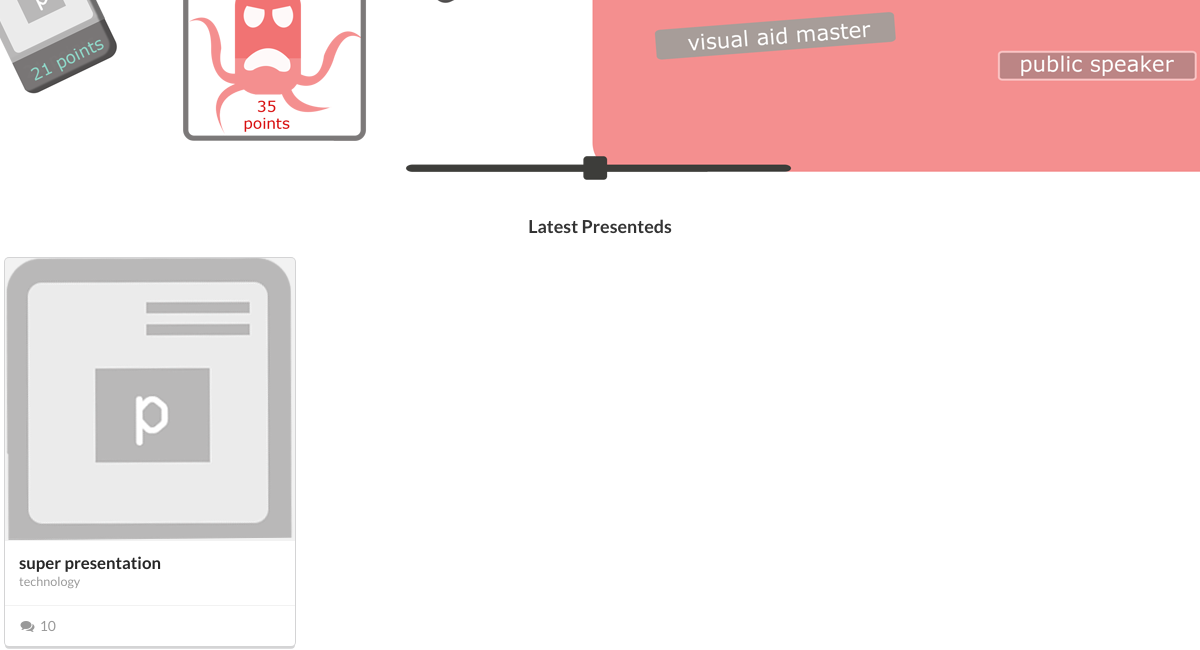
The app's page / (lower part), older data.
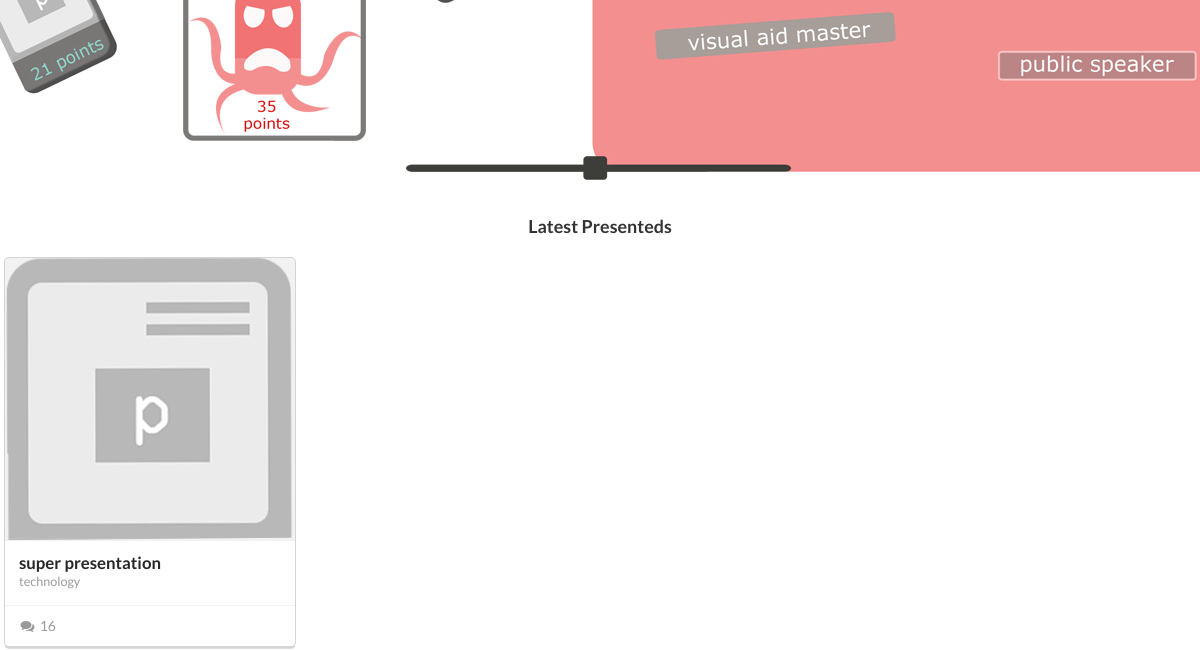
The same page, newer data.
### presenteds/models.py (models this page shows, shortened)
class Presentation(models.Model):
    owner = models.ForeignKey(User)
    name = models.CharField(max_length=255)
    category = models.ForeignKey(Category, null=True, blank=True)
    file = models.FileField(upload_to='/', null=True, blank=True)
    next = models.ForeignKey('self', null=True, blank=True)
    view_count = models.IntegerField(default=0)
    like_count = models.IntegerField(default=0)
    create_date = models.DateTimeField(auto_now_add=True)

class Category(models.Model):
    name = models.CharField(max_length=255)
    def __str__(self):
        return self.name

### presenteds/views.py (the view)
# urls.py: url(r'^$', presenteds_index, name='index'),
def index(request):
    return render(request, 'index.html', {'presentations':Presentation.objects.reverse().exclude(name__isnull=True)[:10]})

### presenteds/templates/index.html (shortened to what this page needs)
{% extends "main.html" %}
{% load staticfiles %}
{% block body %}
    <div class="bg">
    </div>
    <div>
        <div class="ui centered header">
            <h3>Latest Presenteds</h3>
        </div>
        {% for presentation in presentations %}
            <a class="ui card" href="{% url 'detail' presentation.id %}">
                <div class="image">
                    <img src="{% static 'img/card_bg.png'%}">
                </div>
                <div class="content">
                    <div class="header">{{ presentation.name }}</div>
                    <div class="meta">
                        <span class="category">{{ presentation.category }}</span>
                    </div>
                </div>
                <div class="extra content">
                    <i class="comments icon"></i>{{ presentation.comment_set.count }}
                </div>
            </a>
        {% endfor %}
    </div>
{% endblock %}

Row changes from the older to the newer data that the page shows:
changed Presentation "super presentation": comment_set.count "10" → "16"
